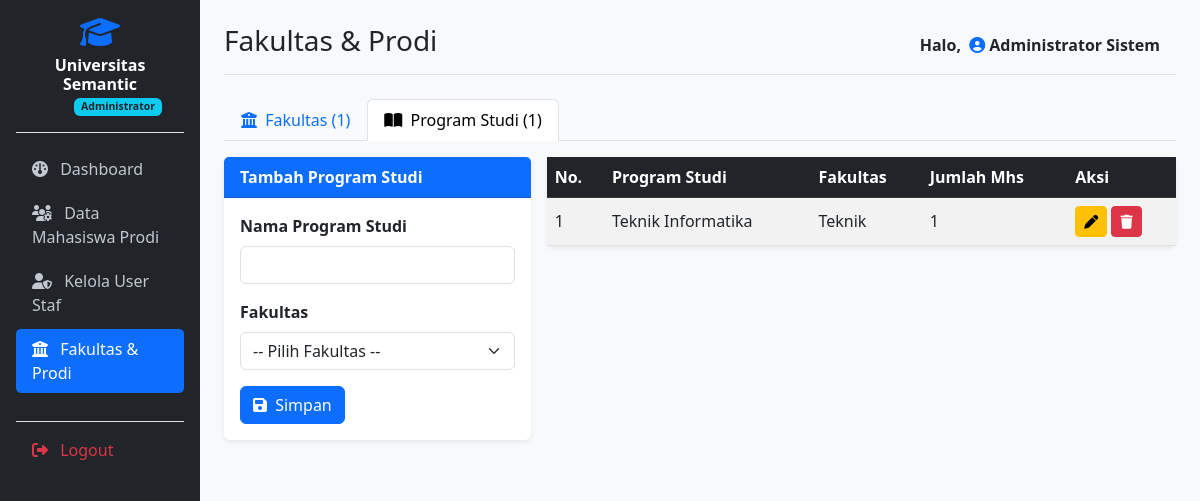
Page /master.php?tab=prodi (signed in) on the committed database.
### tables this page shows
CREATE TABLE `prodi` (
  `id_prodi` int(11) NOT NULL,
  `nama_prodi` varchar(100) NOT NULL,
  `id_fakultas` int(11) NOT NULL
);

CREATE TABLE `fakultas` (
  `id_fakultas` int(11) NOT NULL,
  `nama_fakultas` varchar(100) NOT NULL
);

### auth.php (called while the page is built, shortened)
<?php
require_once 'koneksi.php';
function e($v) {
    return htmlspecialchars((string)$v, ENT_QUOTES, 'UTF-8');
}
function q($sql, $types = '', ...$params) {
    global $koneksi;
    $st = mysqli_prepare($koneksi, $sql);
    mysqli_stmt_execute($st);
    return $st;
}
function ambil_semua($sql, $types = '', ...$params) {
    $res = mysqli_stmt_get_result(q($sql, $types, ...$params));
    $rows = [];
    while ($r = mysqli_fetch_assoc($res)) {
        $rows[] = $r;
    }
    return $rows;
}

### master.php (the view, shortened to what this page needs)
<?php
require_once 'auth.php';
$tab = (isset($_GET['tab']) && $_GET['tab'] === 'prodi') ? 'prodi' : 'fakultas';
$fakultas = ambil_semua(
    "SELECT f.id_fakultas, f.nama_fakultas, COUNT(p.id_prodi) AS jml_prodi
     FROM fakultas f
     LEFT JOIN prodi p ON p.id_fakultas = f.id_fakultas
     GROUP BY f.id_fakultas, f.nama_fakultas
     ORDER BY f.nama_fakultas"
);
$prodi = ambil_semua(
    "SELECT p.id_prodi, p.nama_prodi, p.id_fakultas, f.nama_fakultas, COUNT(m.npm) AS jml_mhs
     FROM prodi p
     JOIN fakultas f ON p.id_fakultas = f.id_fakultas
     LEFT JOIN mahasiswa m ON m.id_prodi = p.id_prodi
     GROUP BY p.id_prodi, p.nama_prodi, p.id_fakultas, f.nama_fakultas
     ORDER BY f.nama_fakultas, p.nama_prodi"
);
$edit_fak = null;
$edit_prd = null;
require 'header.php';
?>
<ul class="nav nav-tabs mb-3">
    <li class="nav-item">
        <a class="nav-link <?= $tab === 'fakultas' ? 'active' : ''; ?>" href="master.php?tab=fakultas">
            <i class="fa-solid fa-building-columns me-1"></i> Fakultas (<?= count($fakultas); ?>)
        </a>
    </li>
    <li class="nav-item">
        <a class="nav-link <?= $tab === 'prodi' ? 'active' : ''; ?>" href="master.php?tab=prodi">
            <i class="fa-solid fa-book-open me-1"></i> Program Studi (<?= count($prodi); ?>)
        </a>
    </li>
</ul>
<?php if ($tab === 'fakultas'): ?>
    <div class="row g-3">
        <div class="col-lg-4">
            <div class="card shadow-sm border-0">
                <div class="card-header bg-primary text-white fw-bold">
                    <?= $edit_fak ? 'Ubah Fakultas' : 'Tambah Fakultas'; ?>
                </div>
                <div class="card-body">
                    <form method="POST" action="master.php">
                        <?= csrf_field(); ?>
                        <input type="hidden" name="do" value="<?= $edit_fak ? 'fak_ubah' : 'fak_tambah'; ?>">
                        <?php if ($edit_fak): ?>
                            <input type="hidden" name="id" value="<?= (int)$edit_fak['id_fakultas']; ?>">
                        <?php endif; ?>
                        <div class="mb-3">
                            <label class="form-label fw-semibold">Nama Fakultas</label>
                            <input type="text" name="nama" class="form-control" maxlength="100"
                                   value="<?= e($edit_fak ? $edit_fak['nama_fakultas'] : ''); ?>" required>
                        </div>
                        <button type="submit" class="btn btn-primary"><i class="fa-solid fa-floppy-disk me-1"></i> Simpan</button>
                        <?php if ($edit_fak): ?>
                            <a href="master.php?tab=fakultas" class="btn btn-outline-secondary">Batal</a>
                        <?php endif; ?>
                    </form>
                </div>
            </div>
        </div>
        <div class="col-lg-8">
            <div class="card shadow-sm border-0">
                <div class="card-body p-0">
                    <div class="table-responsive">
                        <table class="table table-striped table-hover mb-0 align-middle">
                            <thead class="table-dark">
                                <tr><th>No.</th><th>Nama Fakultas</th><th>Jumlah Prodi</th><th>Aksi</th></tr>
                            </thead>
                            <tbody>
                                <?php $no = 1; foreach ($fakultas as $f): ?>
                                    <tr>
                                        <td><?= $no++; ?></td>
                                        <td><?= e($f['nama_fakultas']); ?></td>
                                        <td><?= (int)$f['jml_prodi']; ?></td>
                                        <td class="text-nowrap">
                                            <a href="master.php?tab=fakultas&amp;edit=<?= (int)$f['id_fakultas']; ?>" class="btn btn-sm btn-warning" title="Ubah">
                                                <i class="fa-solid fa-pen"></i>
                                            </a>
                                            <form method="POST" action="master.php" class="d-inline"
                                                  onsubmit="return confirm('Hapus fakultas ini? Semua program studi di dalamnya juga ikut terhapus.');">
                                                <?= csrf_field(); ?>
                                                <input type="hidden" name="do" value="fak_hapus">
                                                <input type="hidden" name="id" value="<?= (int)$f['id_fakultas']; ?>">
                                                <button type="submit" class="btn btn-sm btn-danger" title="Hapus"><i class="fa-solid fa-trash"></i></button>
                                            </form>
                                        </td>
                                    </tr>
                                <?php endforeach; ?>
                                <?php if (!$fakultas): ?>
                                    <tr><td colspan="4" class="text-center text-muted py-4">Belum ada fakultas.</td></tr>
                                <?php endif; ?>
                            </tbody>
                        </table>
                    </div>
                </div>
            </div>
        </div>
    </div>
<?php else: ?>
    <div class="row g-3">
        <div class="col-lg-4">
            <div class="card shadow-sm border-0">
                <div class="card-header bg-primary text-white fw-bold">
                    <?= $edit_prd ? 'Ubah Program Studi' : 'Tambah Program Studi'; ?>
                </div>
                <div class="card-body">
                    <?php if (!$fakultas): ?>
                        <div class="alert alert-warning mb-0">
                            Belum ada fakultas. Tambahkan dulu di tab <a href="master.php?tab=fakultas">Fakultas</a>.
                        </div>
                    <?php else: ?>
                        <form method="POST" action="master.php">
                            <div class="mb-3">
                                <label class="form-label fw-semibold">Nama Program Studi</label>
                                <input type="text" name="nama" class="form-control" maxlength="100"
                                       value="<?= e($edit_prd ? $edit_prd['nama_prodi'] : ''); ?>" required>
                            </div>
                            <div class="mb-3">
                                <label class="form-label fw-semibold">Fakultas</label>
                                <select name="id_fakultas" class="form-select" required>
                                    <option value="">-- Pilih Fakultas --</option>
                                </select>
                            </div>
                            <button type="submit" class="btn btn-primary"><i class="fa-solid fa-floppy-disk me-1"></i> Simpan</button>
                        </form>
                    <?php endif; ?>
                </div>
            </div>
        </div>
        <div class="col-lg-8">
            <div class="card shadow-sm border-0">
                <div class="card-body p-0">
                    <div class="table-responsive">
                        <table class="table table-striped table-hover mb-0 align-middle">
                            <thead class="table-dark">
                                <tr><th>No.</th><th>Program Studi</th><th>Fakultas</th><th>Jumlah Mhs</th><th>Aksi</th></tr>
                            </thead>
                            <tbody>
                                <?php $no = 1; foreach ($prodi as $p): ?>
                                    <tr>
                                        <td><?= $no++; ?></td>
                                        <td><?= e($p['nama_prodi']); ?></td>
                                        <td><?= e($p['nama_fakultas']); ?></td>
                                        <td><?= (int)$p['jml_mhs']; ?></td>
                                        <td class="text-nowrap">
                                            <a href="master.php?tab=prodi&amp;edit=<?= (int)$p['id_prodi']; ?>" class="btn btn-sm btn-warning" title="Ubah">
                                                <i class="fa-solid fa-pen"></i>
                                            </a>
                                            <form method="POST" action="master.php" class="d-inline"
                                                  onsubmit="return confirm('Hapus program studi ini?');">
                                                <button type="submit" class="btn btn-sm btn-danger" title="Hapus"><i class="fa-solid fa-trash"></i></button>
                                            </form>
                                        </td>
                                    </tr>
                                <?php endforeach; ?>
                            </tbody>
                        </table>
                    </div>
                </div>
            </div>
        </div>
    </div>
<?php endif; ?>
<?php require 'footer.php'; ?>

### rows in the picture
prodi: nama_prodi "Teknik Informatika", id_fakultas.nama_fakultas "Teknik", jml_mhs "1"

### other values in the picture
$role "Administrator"
$judul "Fakultas & Prodi"
$nama "Administrator Sistem"
count($fakultas) "1"
count($prodi) "1"
